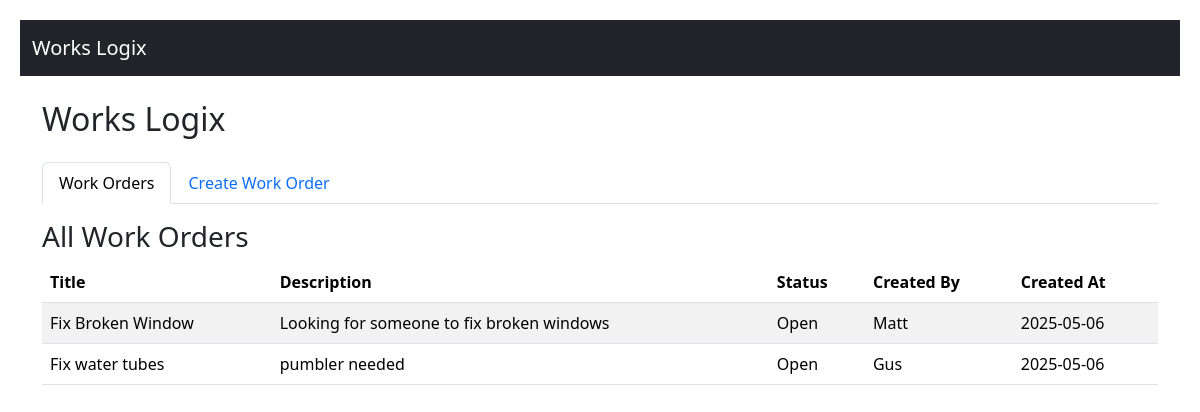
Screenshot of / (signed in) with the database file from the repository.
### app/models.py (models this page shows)
class WorkOrder(db.Model):
    id = db.Column(db.Integer, primary_key=True)
    title = db.Column(db.String(100), nullable=False)
    description = db.Column(db.Text, nullable=False)
    created_by = db.Column(db.String(100), nullable=False)
    status = db.Column(db.String(20), default='Open')
    created_at = db.Column(db.DateTime, default=datetime.utcnow)

### app/routes.py (the view)
@app.route('/')
@login_required
def home():
    orders = WorkOrder.query.order_by(WorkOrder.created_at.desc()).all()
    return render_template('home.html', orders=orders)

### app/__init__.py (called while the page is built)
@login_manager.user_loader
def load_user(user_id):
    return User.query.get(int(user_id))

### app/templates/home.html (shortened to what this page needs)
{% extends 'base.html' %}
{% block content %}
<h2 class="mb-4">Works Logix</h2>
<ul class="nav nav-tabs" id="workOrderTabs" role="tablist">
  <li class="nav-item" role="presentation">
    <button class="nav-link active" id="list-tab" data-bs-toggle="tab" data-bs-target="#list" type="button" role="tab">Work Orders</button>
  </li>
  <li class="nav-item" role="presentation">
    <button class="nav-link" id="create-tab" data-bs-toggle="tab" data-bs-target="#create" type="button" role="tab">Create Work Order</button>
  </li>
</ul>
<div class="tab-content mt-3" id="workOrderTabsContent">
  <div class="tab-pane fade show active" id="list" role="tabpanel">
    {% include 'partials/work_orders.html' %}
  </div>
</div>
{% endblock %}

### app/templates/base.html (shortened to what this page needs)
<!DOCTYPE html>
<html lang="en">
<head>
  <link rel="stylesheet" href="{{ url_for('static', filename='css/style.css') }}">
  <link href="https://cdn.jsdelivr.net/npm/bootstrap@5.3.3/dist/css/bootstrap.min.css" rel="stylesheet">
</head>
<body>
  <nav class="navbar navbar-expand-lg navbar-dark bg-dark mb-4">
    <div class="container-fluid">
      <a class="navbar-brand" href="{{ url_for('home') }}">Works Logix</a>
    </div>
  </nav>
  <div class="container">
    {% block content %}{% endblock %}
  </div>
</body>
</html>

### app/templates/partials/work_orders.html
<h3>All Work Orders</h3>
<table class="table table-striped">
  <thead>
    <tr>
      <th>Title</th>
      <th>Description</th>
      <th>Status</th>
      <th>Created By</th>
      <th>Created At</th>
    </tr>
  </thead>
  <tbody>
    {% for order in orders %}
    <tr>
      <td>{{ order.title }}</td>
      <td>{{ order.description }}</td>
      <td>{{ order.status }}</td>
      <td>{{ order.created_by }}</td>
      <td>{{ order.created_at.strftime('%Y-%m-%d') }}</td>
    </tr>
    {% endfor %}
  </tbody>
</table>

### app/static/css/style.css (style rules this page uses)
body { font-family: Arial, sans-serif; padding: 20px; background-color: #f6f6f6; }
nav a { margin-right: 15px; text-decoration: none; }
.container { margin-top: 20px; }

### rows the page displays
WorkOrder: title "Fix Broken Window", description "Looking for someone to fix broken windows", status "Open", created_by "Matt", created_at "2025-05-06"
WorkOrder: title "Fix water tubes", description "pumbler needed", status "Open", created_by "Gus", created_at "2025-05-06"
